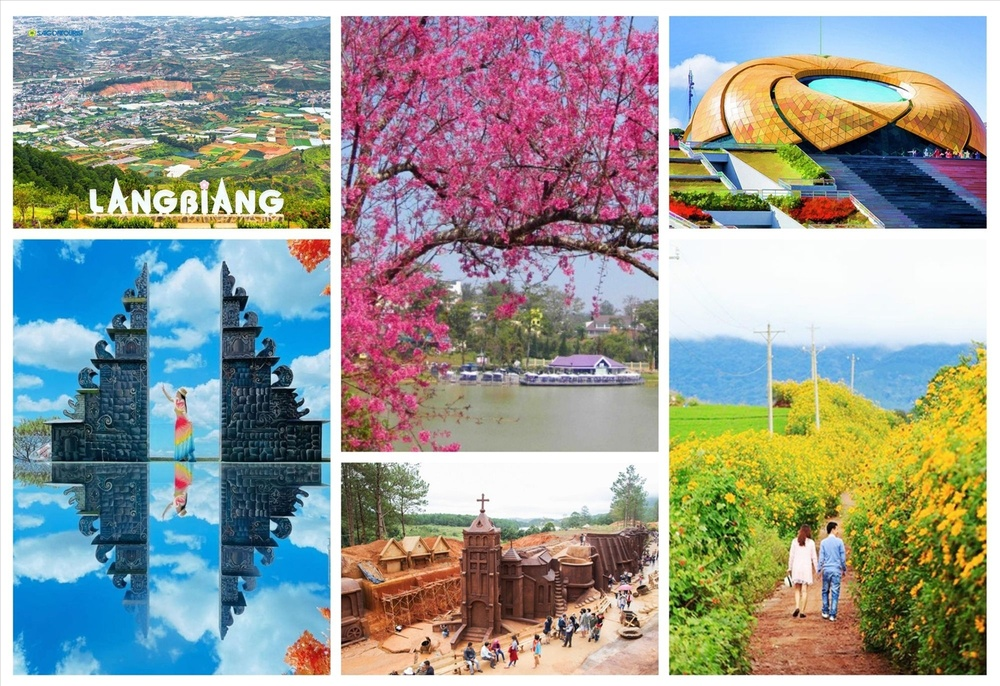
#> input picture exercise/dalat.jpg, 1000 x 686 px, shrunk from 1500 x 1029 before the run
$ jupyter execute Bai2.3.2.ipynb
#> lines starting #> are read from the running program, lines starting #| are printed output that depends on the picture; after the words box and inside, x2 and y2 are one past the last pixel; in counts of white or black regions, pixels touching at a corner belong together
[cell 1]
import cv2
from PIL import Image
import numpy as np
import imageio.v2 as iio
import scipy.ndimage as nd
from scipy.ndimage import label
import matplotlib.pyplot as plt
from skimage.filters import threshold_local

# opening the image and converting it to grayscale
data = Image.open('exercise/dalat.jpg').convert('L')
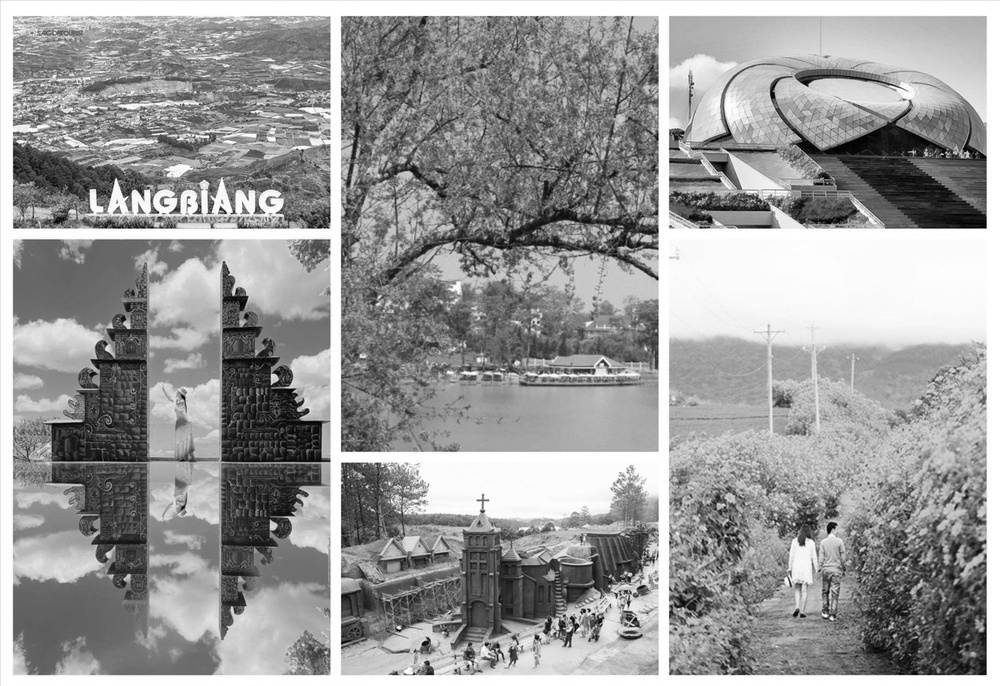
#> data: PIL image 1000x686 L; min 0, max 255, mean 153.4

# defining the structuring element
s = [[0, 1, 0], [1, 1, 1], [0, 1, 0]]
b = nd.binary_opening(data, structure=s, iterations=25)
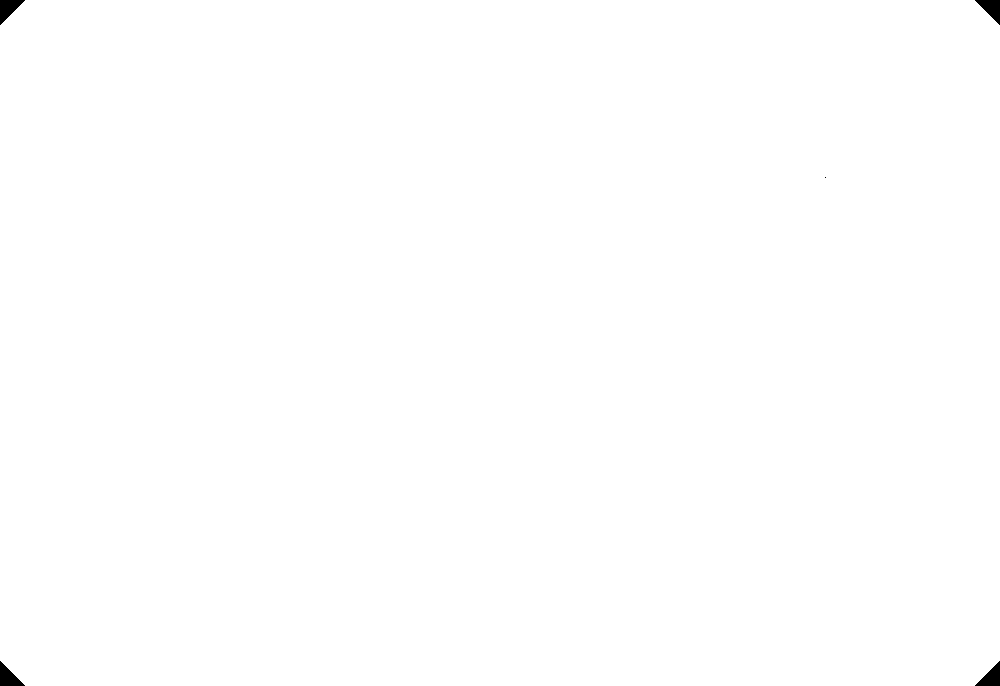
#> b: shape (686, 1000) bool; 99.8% white; 5 black regions (1 under 20 px), largest, box (x1, y1, x2, y2) and area: (0, 0, 25, 25) 325, (975, 0, 1000, 25) 325, (0, 661, 25, 686) 325, (975, 661, 1000, 686) 325

c = Image.fromarray(b)
c.show()
plt.imshow(c)
plt.show()

$ run again, with exercise/ho_xuan_huong.jpg copied over exercise/dalat.jpg
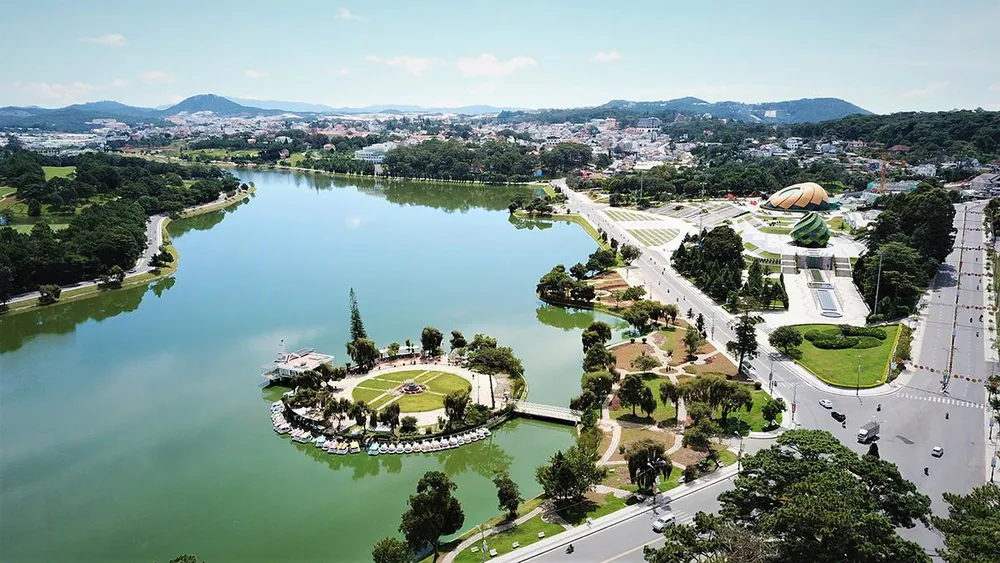
#> input picture exercise/ho_xuan_huong.jpg, 1000 x 563 px
#> `data = Image.open('exercise/dalat.jpg').convert('L')`:
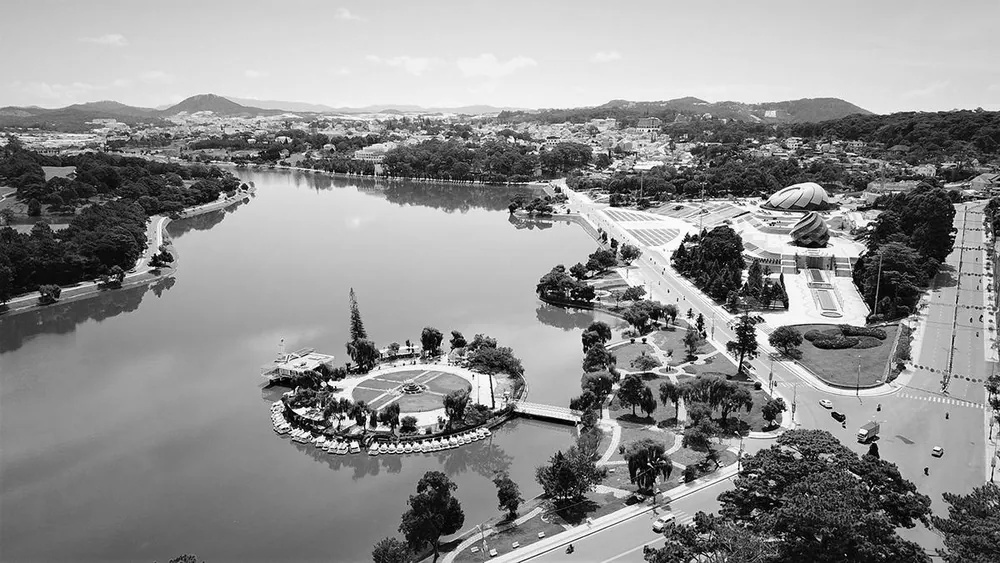
#> data: PIL image 1000x563 L; min 0, max 255, mean 142.3
#> `b = nd.binary_opening(data, structure=s, iterations=25)`:
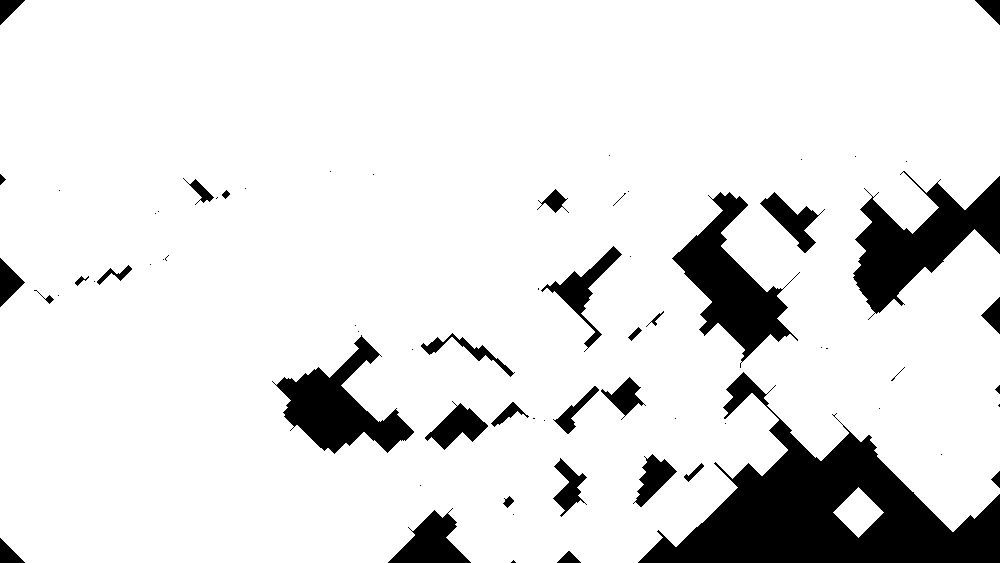
#> b: shape (563, 1000) bool; 88.6% white; 69 black regions (36 under 20 px), largest, box (x1, y1, x2, y2) and area: (638, 372, 1000, 563) 26326, (853, 171, 1000, 320) 9023, (672, 192, 800, 368) 7761
